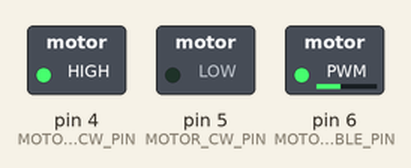
Simulated run of this sketch. Board: Arduino Uno, built with avr-gcc and run on an emulated ATmega328P. Parts: switched loads named in the sketch (green lamp = pin HIGH).

Above: at 0.05 s.
At 2.0 s:
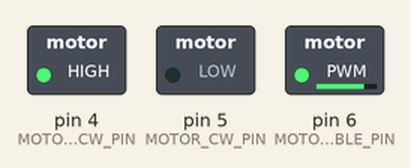
At 4.0 s:
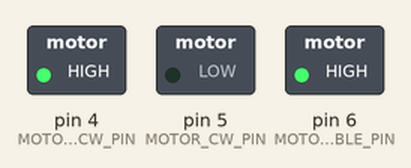
At 8.0 s:
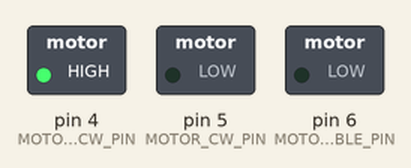
Timing chart, 0 to 9.2 s (numbered marks = the images above):
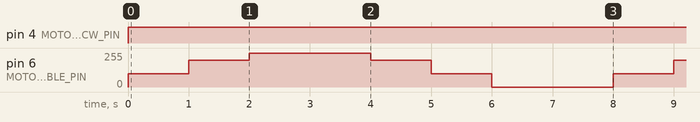

The sketch:

Exercise1b.ino
```cpp
const int MOTOR_CCW_PIN = 4;
const int MOTOR_CW_PIN = 5;
const int MOTOR_ENABLE_PIN = 6;

volatile byte motorState = 0;

void writeMotorSpeed(int speed)
{
    // Set the direction
    digitalWrite(MOTOR_CW_PIN, LOW);
    digitalWrite(MOTOR_CCW_PIN, HIGH);

    // Set the speed
    analogWrite(MOTOR_ENABLE_PIN, speed);
}

void updateMotorSpeed()
{
    switch (motorState)
    {
    // Stopped
    case 0:
        writeMotorSpeed(0);
        break;
    // Slow
    case 1:
        writeMotorSpeed(100);
        break;
    // Medium
    case 2:
        writeMotorSpeed(200);
        break;
    // Fast
    case 3:
        writeMotorSpeed(255);
        break;
    }
}

void increaseMotorState()
{
    if (motorState < 3)
    {
        motorState += 1;
    }
}

void decreaseMotorState()
{
    if (motorState > 0)
    {
        motorState -= 1;
    }
}

void setup()
{
    Serial.begin(9600);

    pinMode(MOTOR_CCW_PIN, OUTPUT);
    pinMode(MOTOR_CW_PIN, OUTPUT);
    pinMode(MOTOR_ENABLE_PIN, OUTPUT);
}

void loop()
{
    // Up
    increaseMotorState();
    updateMotorSpeed();
    delay(1000);

    increaseMotorState();
    updateMotorSpeed();
    delay(1000);

    increaseMotorState();
    updateMotorSpeed();
    delay(1000);

    increaseMotorState();
    updateMotorSpeed();
    delay(1000);

    // Down
    decreaseMotorState();
    updateMotorSpeed();
    delay(1000);

    decreaseMotorState();
    updateMotorSpeed();
    delay(1000);

    decreaseMotorState();
    updateMotorSpeed();
    delay(1000);

    decreaseMotorState();
    updateMotorSpeed();
    delay(1000);
}
```

Measured:
- by itself, pin 4 (MOTOR_CCW_PIN): LOW → HIGH at 0.00 s
- by itself, pin 6 (MOTOR_ENABLE_PIN): repeats every 8.0 s: 200/255 1.0 s, 255/255 2.0 s, 200/255 1.0 s, 100/255 1.0 s, 0/255 2.0 s, 100/255 1.0 s
